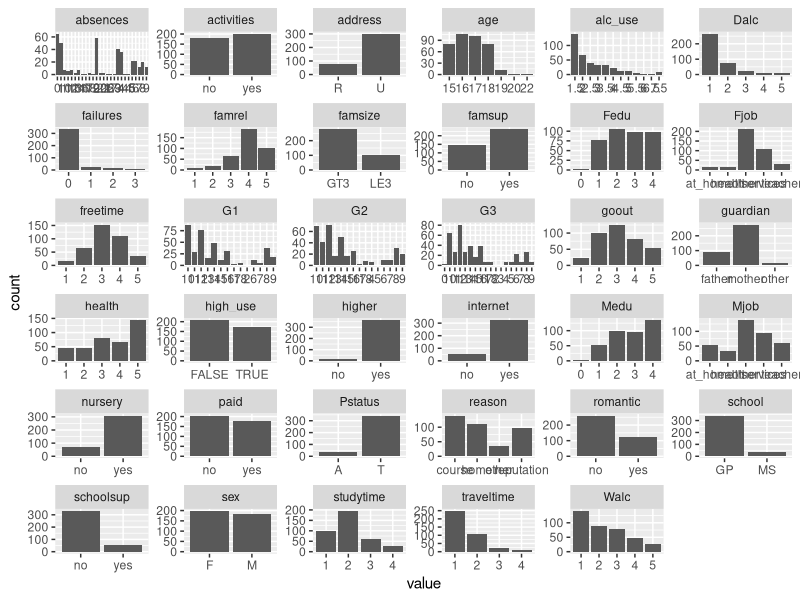
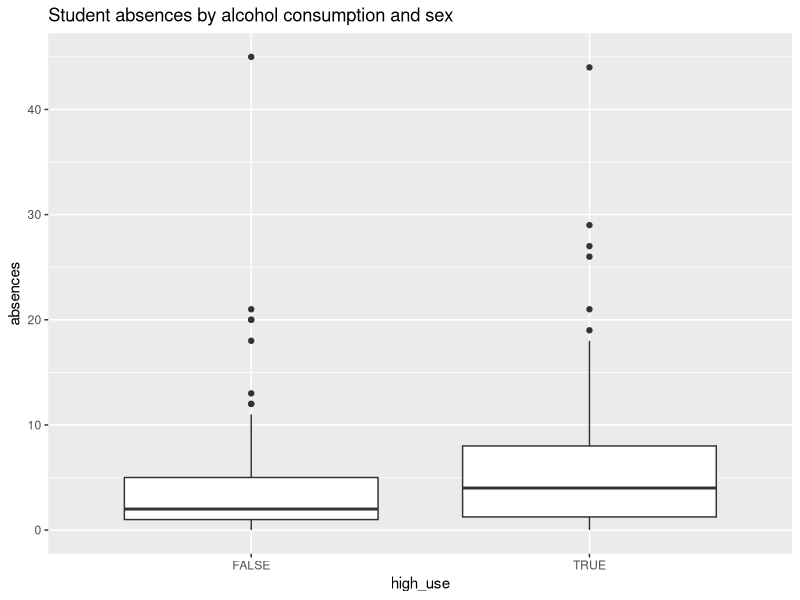
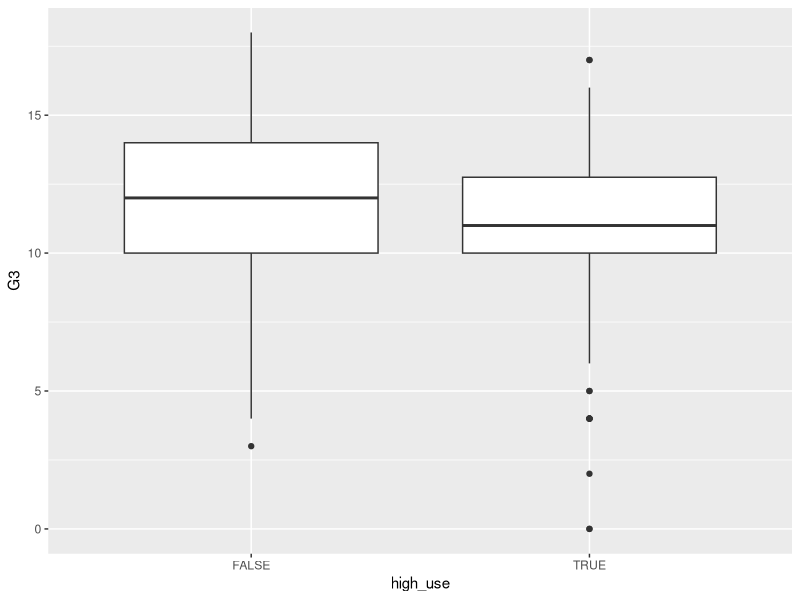
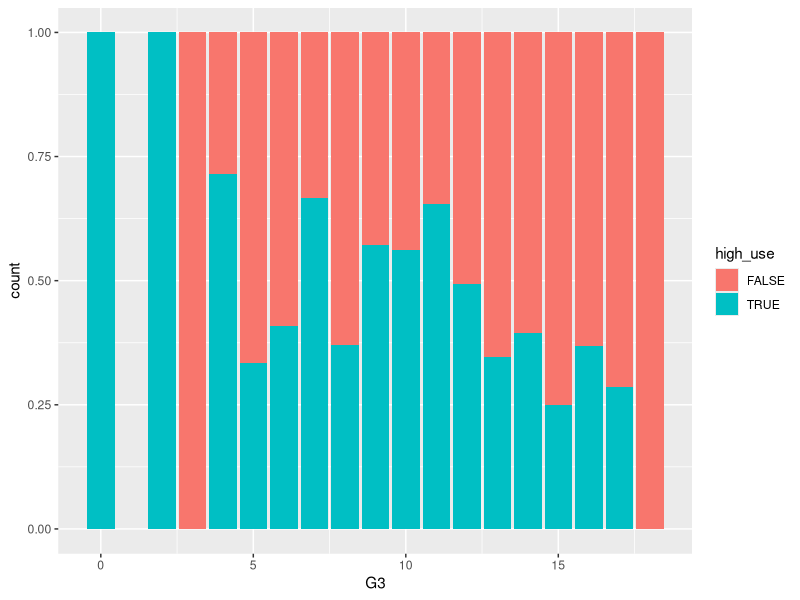
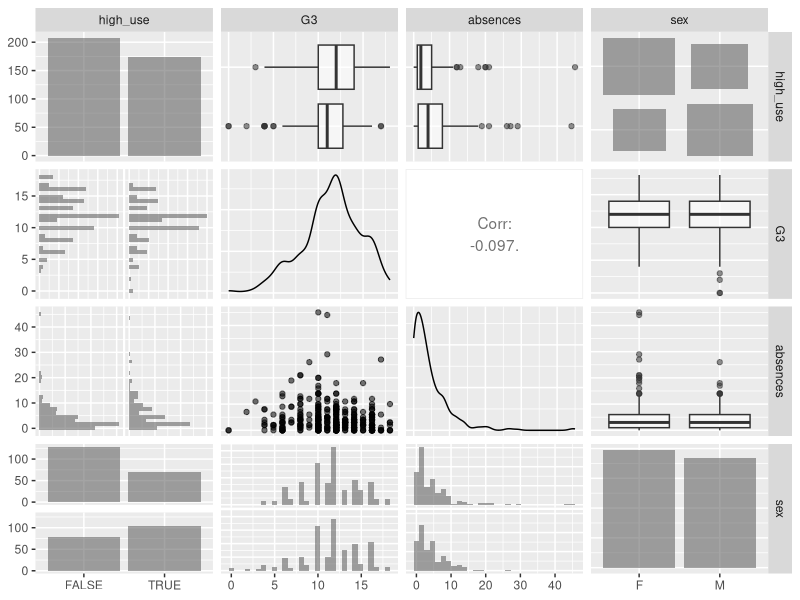
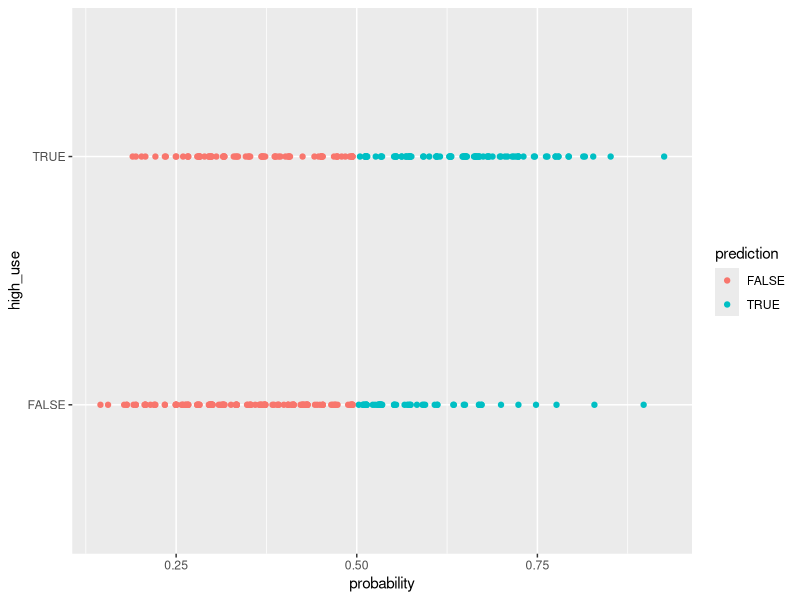

Here is the R script that generated these plots, in order:
## ---- chunk 1

library(GGally)
library(dplyr)
library(tidyr)
library(ggplot2)
alc <- read.table("data/alc.csv",header = TRUE)
colnames(alc)

## ---- chunk 2


gather(alc) %>% ggplot(aes(value)) + facet_wrap("key", scales = "free") + geom_bar()

alc %>% group_by(high_use, absences) %>% summarise(count = n())

alc %>% group_by(high_use, sex) %>% summarise(count = n())

alc %>% group_by( Pstatus, high_use) %>% summarise(count = n())

alc %>% group_by(G3, high_use) %>% summarise(count = n())
g1 <- ggplot(alc, aes(x = high_use, y = absences))
g1 + geom_boxplot() + ggtitle("Student absences by alcohol consumption and sex")
g2 <- ggplot(alc, aes(x = high_use, y = G3))
g2 + geom_boxplot()

m <- glm(high_use ~ absences + sex + Pstatus + G3, data = alc, family = "binomial")
summary(m)
coef(m)
confint(m)
OR <- coef(m) %>% exp
CI <- confint(m) %>% exp
cbind(OR, CI)
abs <- ggplot(alc, aes(x = G3, fill = high_use)) +
geom_bar(position="fill")
abs
vars <- c("high_use","G3","absences","sex")
ggpairs(alc, columns = vars, mapping = aes(alpha = 0.3), lower = list(combo = wrap("facethist")))


## ---- chunk 3
m <- glm(high_use ~ absences + sex + Pstatus + G3, data = alc, family = "binomial")
#Pstatus is not significant so it will be dropped.
m <- glm(high_use ~ absences + sex + G3, data = alc, family = "binomial")
summary(m)
coef(m)
confint(m)
OR <- coef(m) %>% exp
CI <- confint(m) %>% exp
cbind(OR, CI)


## ---- chunk 4
m <- glm(high_use ~ absences + Pstatus + sex + G3, data = alc, family = "binomial")
probabilities <- predict(m, type = "response")
alc <- mutate(alc, probability = probabilities)
alc <- mutate(alc, prediction = alc$probability>0.5)
select(alc, G3, absences, sex, high_use, probability, prediction) %>% tail(10)
table(high_use = alc$high_use, prediction = alc$prediction)
table(high_use = alc$high_use, prediction = alc$prediction) %>% prop.table() %>% addmargins()
g <- ggplot(alc, aes(x = probability, y = high_use, col=prediction))
g + geom_point()




## ---- chunk 5
m <- glm(high_use ~ absences + failures + sex + G3, data = alc, family = "binomial")
probabilities <- predict(m, type = "response")
alc <- mutate(alc, probability = probabilities)
alc <- mutate(alc, prediction = alc$probability>0.5)
select(alc, G3, absences, sex, high_use, probability, prediction) %>% tail(10)
table(high_use = alc$high_use, prediction = alc$prediction)
table(high_use = alc$high_use, prediction = alc$prediction) %>% prop.table() %>% addmargins()

## ---- chunk 6
loss_func <- function(class, prob) {
  n_wrong <- abs(class - prob) > 0.5
  mean(n_wrong)
}
loss_func(class = alc$high_use, prob = alc$probability)


## ---- chunk 7



loss_func(class = alc$high_use, prob = alc$probability)


library(boot)
cv <- cv.glm(data = alc, cost = loss_func, glmfit = m, K = 10)
cv$delta[1]

